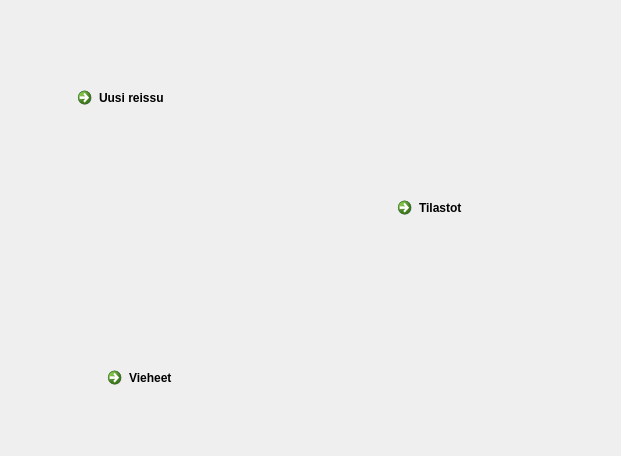
      <widget class="QWidget" name="mainTab">
       <attribute name="icon">
        <iconset resource="resources.qrc">
         <normaloff>:/res/mainlogo64.png</normaloff>:/res/mainlogo64.png</iconset>
       </attribute>
       <attribute name="title">
        <string>Tilastot</string>
       </attribute>
       <widget class="QCommandLinkButton" name="newTripBtn">
        <property name="geometry">
         <rect>
          <x>70</x>
          <y>80</y>
          <width>227</width>
          <height>87</height>
         </rect>
        </property>
        <property name="autoFillBackground">
         <bool>false</bool>
        </property>
        <property name="text">
         <string>Uusi reissu</string>
        </property>
        <property name="iconSize">
         <size>
          <width>70</width>
          <height>70</height>
         </size>
        </property>
       </widget>
       <widget class="QCommandLinkButton" name="statisticsBtn">
        <property name="geometry">
         <rect>
          <x>390</x>
          <y>190</y>
          <width>222</width>
          <height>87</height>
         </rect>
        </property>
        <property name="text">
         <string>Tilastot</string>
        </property>
        <property name="iconSize">
         <size>
          <width>70</width>
          <height>70</height>
         </size>
        </property>
       </widget>
       <widget class="QCommandLinkButton" name="luresBtn">
        <property name="geometry">
         <rect>
          <x>100</x>
          <y>360</y>
          <width>339</width>
          <height>87</height>
         </rect>
        </property>
        <property name="text">
         <string>Vieheet</string>
        </property>
        <property name="iconSize">
         <size>
          <width>70</width>
          <height>70</height>
         </size>
        </property>
       </widget>
      </widget>
